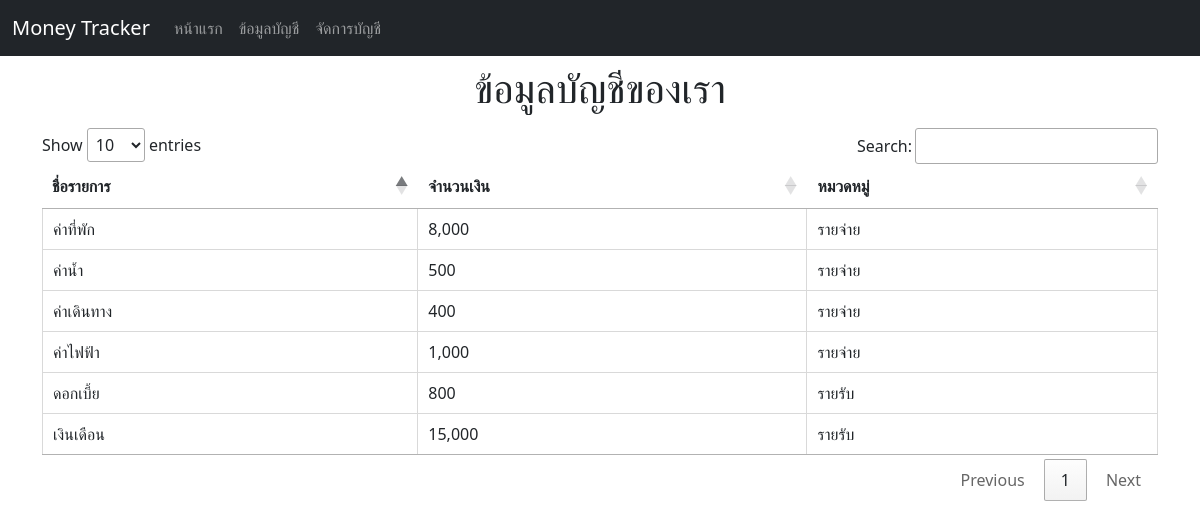
The page /account on the database its author committed.
### moneyapp/models.py (models this page shows, shortened)
class Statement(models.Model):
    name = models.CharField(max_length=100)
    amount = models.IntegerField()
    choices=(
        ("income","รายรับ"),
        ("expense","รายจ่าย")
    )
    category = models.CharField(max_length=100,choices=choices,default=1)

### moneyapp/views.py (the view)
# urls.py: path('account',views.account)
def account(request):
    data=Statement.objects.all()
    return render(request,"account.html",{"data":data})

### moneyapp/templates/account.html (shortened to what this page needs)
{% extends "base.html" %}
{% load humanize %}
{% block title %}
    <link rel="stylesheet" href="//cdn.datatables.net/1.13.1/css/jquery.dataTables.min.css">
{% endblock %}
{% block content %}
    <h1 class="py-2 text-center">ข้อมูลบัญชีของเรา</h1>
    <table id="myStatement" class="cell-border">
        <thead>
            <th>ชื่อรายการ</th>
            <th>จำนวนเงิน</th>
            <th>หมวดหมู่</th>
        </thead>
        <tbody>
            {% for statement in data %}
            <tr>
                <td>{{statement.name}}</td>
                <td>{{statement.amount | intcomma}}</td>
                {% if statement.category == "income" %}
                    <td>รายรับ</td>
                {% else %}
                    <td>รายจ่าย</td>
                {% endif%}
            </tr>
            {% endfor %}
        </tbody>
    </table>
{% endblock %}

### moneyapp/templates/base.html (shortened to what this page needs)
<!DOCTYPE html>
<html lang="en">
<head>
    <link href="https://cdn.jsdelivr.net/npm/bootstrap@5.0.2/dist/css/bootstrap.min.css" rel="stylesheet">
    {% block title %}
    {% endblock %}
</head>
<body>
    <nav class="navbar navbar-expand-lg navbar-dark bg-dark">
        <div class="container-fluid">
          <a class="navbar-brand" href="/">Money Tracker</a>
          <div class="collapse navbar-collapse" id="navbarNav">
            <ul class="navbar-nav">
              <li class="nav-item">
                <a class="nav-link" href="/">หน้าแรก</a>
              </li>
              <li class="nav-item">
                <a class="nav-link" href="/account">ข้อมูลบัญชี</a>
              </li>
              <li class="nav-item">
                <a class="nav-link" href="/admin">จัดการบัญชี</a>
              </li>
            </ul>
          </div>
        </div>
      </nav>
      <div class="container">
            {% block content %}
            {% endblock %}
      </div>
</body>
</html>

### rows shown on the page
Statement: name "เงินเดือน", amount "15,000", category "รายรับ"
Statement: name "ค่าไฟฟ้า", amount "1,000", category "รายจ่าย"
Statement: name "ค่าน้ำ", amount "500", category "รายจ่าย"
Statement: name "ค่าเดินทาง", amount "400", category "รายจ่าย"
Statement: name "ดอกเบี้ย", amount "800", category "รายรับ"
Statement: name "ค่าที่พัก", amount "8,000", category "รายจ่าย"
